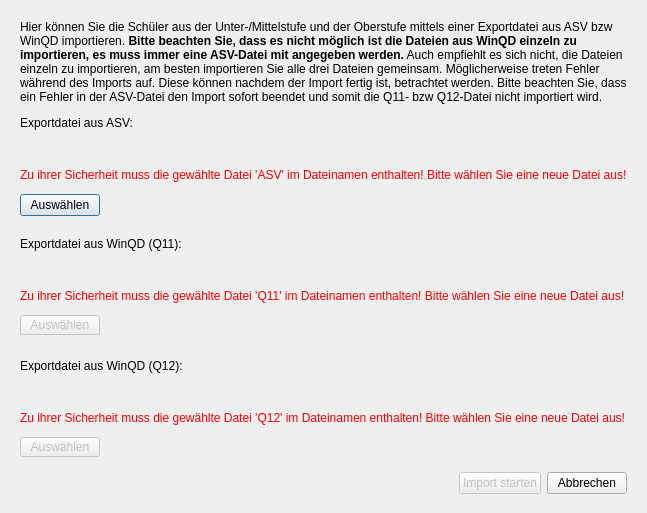
<?xml version="1.0" encoding="UTF-8"?>
<ui version="4.0">
 <class>ExcelImportDialog</class>
 <widget class="QDialog" name="ExcelImportDialog">
  <property name="geometry">
   <rect>
    <x>0</x>
    <y>0</y>
    <width>611</width>
    <height>513</height>
   </rect>
  </property>
  <property name="windowTitle">
   <string>Import</string>
  </property>
  <layout class="QVBoxLayout" name="verticalLayout_4">
   <item>
    <widget class="QStackedWidget" name="stackedWidget">
     <property name="currentIndex">
      <number>0</number>
     </property>
     <widget class="QWidget" name="startpage">
      <layout class="QVBoxLayout" name="verticalLayout_5">
       <item>
        <widget class="QLabel" name="label_info">
         <property name="sizePolicy">
          <sizepolicy hsizetype="Preferred" vsizetype="Preferred">
           <horstretch>0</horstretch>
           <verstretch>0</verstretch>
          </sizepolicy>
         </property>
         <property name="text">
          <string>&lt;html&gt;&lt;head/&gt;&lt;body&gt;&lt;p&gt;Hier können Sie die Schüler aus der Unter-/Mittelstufe und der Oberstufe mittels einer Exportdatei aus ASV bzw WinQD importieren. &lt;span style=&quot; font-weight:600;&quot;&gt;Bitte beachten Sie, dass es nicht möglich ist die Dateien aus WinQD einzeln zu importieren, es muss immer eine ASV-Datei mit angegeben werden.&lt;/span&gt; Auch empfiehlt es sich nicht, die Dateien einzeln zu importieren, am besten importieren Sie alle drei Dateien gemeinsam. Möglicherweise treten Fehler während des Imports auf. Diese können nachdem der Import fertig ist, betrachtet werden. Bitte beachten Sie, dass ein Fehler in der ASV-Datei den Import sofort beendet und somit die Q11- bzw Q12-Datei nicht importiert wird.&lt;/p&gt;&lt;/body&gt;&lt;/html&gt;</string>
         </property>
         <property name="wordWrap">
          <bool>true</bool>
         </property>
        </widget>
       </item>
       <item>
        <spacer name="verticalSpacer_4">
         <property name="orientation">
          <enum>Qt::Vertical</enum>
         </property>
         <property name="sizeHint" stdset="0">
          <size>
           <width>20</width>
           <height>40</height>
          </size>
         </property>
        </spacer>
       </item>
       <item>
        <widget class="QWidget" name="widget" native="true">
         <property name="styleSheet">
          <string notr="true"/>
         </property>
         <layout class="QVBoxLayout" name="verticalLayout_8">
          <property name="spacing">
           <number>12</number>
          </property>
          <property name="leftMargin">
           <number>0</number>
          </property>
          <property name="topMargin">
           <number>6</number>
          </property>
          <property name="rightMargin">
           <number>0</number>
          </property>
          <property name="bottomMargin">
           <number>6</number>
          </property>
          <item>
           <widget class="QLabel" name="label_asv">
            <property name="text">
             <string>Exportdatei aus ASV:</string>
            </property>
           </widget>
          </item>
          <item>
           <widget class="QLabel" name="label_asv_file">
            <property name="minimumSize">
             <size>
              <width>250</width>
              <height>0</height>
             </size>
            </property>
            <property name="text">
             <string/>
            </property>
           </widget>
          </item>
          <item>
           <widget class="QLabel" name="label_asv_warning">
            <property name="enabled">
             <bool>true</bool>
            </property>
            <property name="styleSheet">
             <string notr="true">color:red;</string>
            </property>
            <property name="text">
             <string>Zu ihrer Sicherheit muss die gewählte Datei 'ASV' im Dateinamen enthalten! Bitte wählen Sie eine neue Datei aus!</string>
            </property>
           </widget>
          </item>
          <item>
           <layout class="QHBoxLayout" name="horizontalLayout">
            <item>
             <widget class="QPushButton" name="button_select_asv_file">
              <property name="text">
               <string>Auswählen</string>
              </property>
             </widget>
            </item>
            <item>
             <spacer name="horizontalSpacer_5">
              <property name="orientation">
               <enum>Qt::Horizontal</enum>
              </property>
              <property name="sizeHint" stdset="0">
               <size>
                <width>40</width>
                <height>20</height>
               </size>
              </property>
             </spacer>
            </item>
           </layout>
          </item>
         </layout>
        </widget>
       </item>
       <item>
        <spacer name="verticalSpacer_5">
         <property name="orientation">
          <enum>Qt::Vertical</enum>
         </property>
         <property name="sizeHint" stdset="0">
          <size>
           <width>20</width>
           <height>40</height>
          </size>
         </property>
        </spacer>
       </item>
       <item>
        <widget class="QWidget" name="widget_2" native="true">
         <property name="styleSheet">
          <string notr="true"/>
         </property>
         <layout class="QVBoxLayout" name="verticalLayout_3">
          <property name="spacing">
           <number>12</number>
          </property>
          <property name="leftMargin">
           <number>0</number>
          </property>
          <property name="rightMargin">
           <number>0</number>
          </property>
          <item>
           <widget class="QLabel" name="label_q11">
            <property name="text">
             <string>Exportdatei aus WinQD (Q11):</string>
            </property>
           </widget>
          </item>
          <item>
           <widget class="QLabel" name="label_q11_file">
            <property name="minimumSize">
             <size>
              <width>250</width>
              <height>0</height>
             </size>
            </property>
            <property name="text">
             <string/>
            </property>
           </widget>
          </item>
          <item>
           <widget class="QLabel" name="label_q11_warning">
            <property name="sizePolicy">
             <sizepolicy hsizetype="Preferred" vsizetype="Expanding">
              <horstretch>0</horstretch>
              <verstretch>0</verstretch>
             </sizepolicy>
            </property>
            <property name="styleSheet">
             <string notr="true">color:red;</string>
            </property>
            <property name="text">
             <string>Zu ihrer Sicherheit muss die gewählte Datei 'Q11' im Dateinamen enthalten! Bitte wählen Sie eine neue Datei aus!</string>
            </property>
           </widget>
          </item>
          <item>
           <layout class="QHBoxLayout" name="horizontalLayout_2">
            <item>
             <widget class="QPushButton" name="button_select_q11_file">
              <property name="enabled">
               <bool>false</bool>
              </property>
              <property name="text">
               <string>Auswählen</string>
              </property>
             </widget>
            </item>
            <item>
             <spacer name="horizontalSpacer_3">
              <property name="orientation">
               <enum>Qt::Horizontal</enum>
              </property>
              <property name="sizeHint" stdset="0">
               <size>
                <width>501</width>
                <height>20</height>
               </size>
              </property>
             </spacer>
            </item>
           </layout>
          </item>
         </layout>
        </widget>
       </item>
       <item>
        <spacer name="verticalSpacer_6">
         <property name="orientation">
          <enum>Qt::Vertical</enum>
         </property>
         <property name="sizeHint" stdset="0">
          <size>
           <width>20</width>
           <height>40</height>
          </size>
         </property>
        </spacer>
       </item>
       <item>
        <widget class="QWidget" name="widget_3" native="true">
         <property name="styleSheet">
          <string notr="true"/>
         </property>
         <layout class="QVBoxLayout" name="verticalLayout_2">
          <property name="spacing">
           <number>12</number>
          </property>
          <property name="leftMargin">
           <number>0</number>
          </property>
          <property name="rightMargin">
           <number>0</number>
          </property>
          <item>
           <widget class="QLabel" name="label_q12">
            <property name="text">
             <string>Exportdatei aus WinQD (Q12):</string>
            </property>
           </widget>
          </item>
          <item>
           <widget class="QLabel" name="label_q12_file">
            <property name="minimumSize">
             <size>
              <width>250</width>
              <height>0</height>
             </size>
            </property>
            <property name="text">
             <string/>
            </property>
           </widget>
          </item>
          <item>
           <widget class="QLabel" name="label_q12_warning">
            <property name="styleSheet">
             <string notr="true">color:red;</string>
            </property>
            <property name="text">
             <string>Zu ihrer Sicherheit muss die gewählte Datei 'Q12' im Dateinamen enthalten! Bitte wählen Sie eine neue Datei aus!</string>
            </property>
           </widget>
          </item>
          <item>
           <layout class="QHBoxLayout" name="horizontalLayout_3">
            <item>
             <widget class="QPushButton" name="button_select_q12_file">
              <property name="enabled">
               <bool>false</bool>
              </property>
              <property name="text">
               <string>Auswählen</string>
              </property>
             </widget>
            </item>
            <item>
             <spacer name="horizontalSpacer_4">
              <property name="orientation">
               <enum>Qt::Horizontal</enum>
              </property>
              <property name="sizeHint" stdset="0">
               <size>
                <width>40</width>
                <height>20</height>
               </size>
              </property>
             </spacer>
            </item>
           </layout>
          </item>
         </layout>
        </widget>
       </item>
       <item>
        <spacer name="verticalSpacer_7">
         <property name="orientation">
          <enum>Qt::Vertical</enum>
         </property>
         <property name="sizeHint" stdset="0">
          <size>
           <width>20</width>
           <height>40</height>
          </size>
         </property>
        </spacer>
       </item>
       <item>
        <layout class="QHBoxLayout" name="horizontalLayout_4">
         <item>
          <spacer name="horizontalSpacer">
           <property name="orientation">
            <enum>Qt::Horizontal</enum>
           </property>
           <property name="sizeHint" stdset="0">
            <size>
             <width>40</width>
             <height>20</height>
            </size>
           </property>
          </spacer>
         </item>
         <item>
          <widget class="QPushButton" name="button_start_import">
           <property name="enabled">
            <bool>false</bool>
           </property>
           <property name="text">
            <string>Import starten</string>
           </property>
          </widget>
         </item>
         <item>
          <widget class="QPushButton" name="button_cancel">
           <property name="text">
            <string>Abbrechen</string>
           </property>
          </widget>
         </item>
        </layout>
       </item>
      </layout>
     </widget>
     <widget class="QWidget" name="progresspage">
      <layout class="QVBoxLayout" name="verticalLayout_6">
       <item>
        <spacer name="verticalSpacer_3">
         <property name="orientation">
          <enum>Qt::Vertical</enum>
         </property>
         <property name="sizeHint" stdset="0">
          <size>
           <width>20</width>
           <height>40</height>
          </size>
         </property>
        </spacer>
       </item>
       <item>
        <widget class="QLabel" name="label">
         <property name="text">
          <string>Die Dateien werden importiert.</string>
         </property>
        </widget>
       </item>
       <item>
        <widget class="QLabel" name="label_2">
         <property name="text">
          <string>Dies dauert einen Moment. Bitte warten...</string>
         </property>
        </widget>
       </item>
       <item>
        <spacer name="verticalSpacer_2">
         <property name="orientation">
          <enum>Qt::Vertical</enum>
         </property>
         <property name="sizeType">
          <enum>QSizePolicy::Maximum</enum>
         </property>
         <property name="sizeHint" stdset="0">
          <size>
           <width>20</width>
           <height>40</height>
          </size>
         </property>
        </spacer>
       </item>
       <item>
        <widget class="QProgressBar" name="progressbar">
         <property name="value">
          <number>0</number>
         </property>
        </widget>
       </item>
       <item>
        <widget class="QLabel" name="label_status">
         <property name="text">
          <string>Status</string>
         </property>
        </widget>
       </item>
       <item>
        <spacer name="verticalSpacer">
         <property name="orientation">
          <enum>Qt::Vertical</enum>
         </property>
         <property name="sizeHint" stdset="0">
          <size>
           <width>20</width>
           <height>20</height>
          </size>
         </property>
        </spacer>
       </item>
       <item>
        <widget class="QWidget" name="widget_4" native="true">
         <layout class="QHBoxLayout" name="horizontalLayout_6">
          <item>
           <spacer name="horizontalSpacer_6">
            <property name="orientation">
             <enum>Qt::Horizontal</enum>
            </property>
            <property name="sizeHint" stdset="0">
             <size>
              <width>40</width>
              <height>20</height>
             </size>
            </property>
           </spacer>
          </item>
          <item>
           <widget class="QPushButton" name="button_show_error">
            <property name="enabled">
             <bool>false</bool>
            </property>
            <property name="text">
             <string>Fehler anzeigen</string>
            </property>
           </widget>
          </item>
          <item>
           <widget class="QPushButton" name="button_close_2">
            <property name="text">
             <string>Schließen</string>
            </property>
           </widget>
          </item>
         </layout>
        </widget>
       </item>
      </layout>
     </widget>
     <widget class="QWidget" name="pageerrors">
      <layout class="QVBoxLayout" name="verticalLayout_7">
       <property name="leftMargin">
        <number>0</number>
       </property>
       <property name="topMargin">
        <number>0</number>
       </property>
       <property name="rightMargin">
        <number>0</number>
       </property>
       <property name="bottomMargin">
        <number>0</number>
       </property>
       <item>
        <widget class="QWidget" name="closeWidget" native="true">
         <property name="sizePolicy">
          <sizepolicy hsizetype="Preferred" vsizetype="Fixed">
           <horstretch>0</horstretch>
           <verstretch>0</verstretch>
          </sizepolicy>
         </property>
         <layout class="QHBoxLayout" name="horizontalLayout_5">
          <item>
           <spacer name="horizontalSpacer_2">
            <property name="orientation">
             <enum>Qt::Horizontal</enum>
            </property>
            <property name="sizeHint" stdset="0">
             <size>
              <width>363</width>
              <height>20</height>
             </size>
            </property>
           </spacer>
          </item>
          <item>
           <widget class="QPushButton" name="button_close">
            <property name="text">
             <string>Schließen</string>
            </property>
           </widget>
          </item>
         </layout>
        </widget>
       </item>
      </layout>
     </widget>
    </widget>
   </item>
  </layout>
 </widget>
 <resources/>
 <connections>
  <connection>
   <sender>button_cancel</sender>
   <signal>clicked()</signal>
   <receiver>ExcelImportDialog</receiver>
   <slot>reject()</slot>
   <hints>
    <hint type="sourcelabel">
     <x>296</x>
     <y>266</y>
    </hint>
    <hint type="destinationlabel">
     <x>199</x>
     <y>149</y>
    </hint>
   </hints>
  </connection>
  <connection>
   <sender>button_start_import</sender>
   <signal>clicked()</signal>
   <receiver>ExcelImportDialog</receiver>
   <slot>button_start_import_clicked()</slot>
   <hints>
    <hint type="sourcelabel">
     <x>103</x>
     <y>266</y>
    </hint>
    <hint type="destinationlabel">
     <x>199</x>
     <y>149</y>
    </hint>
   </hints>
  </connection>
  <connection>
   <sender>button_select_asv_file</sender>
   <signal>clicked()</signal>
   <receiver>ExcelImportDialog</receiver>
   <slot>button_select_asv_file_clicked()</slot>
   <hints>
    <hint type="sourcelabel">
     <x>339</x>
     <y>110</y>
    </hint>
    <hint type="destinationlabel">
     <x>363</x>
     <y>133</y>
    </hint>
   </hints>
  </connection>
  <connection>
   <sender>button_select_q11_file</sender>
   <signal>clicked()</signal>
   <receiver>ExcelImportDialog</receiver>
   <slot>button_select_q11_file_clicked()</slot>
   <hints>
    <hint type="sourcelabel">
     <x>342</x>
     <y>165</y>
    </hint>
    <hint type="destinationlabel">
     <x>346</x>
     <y>189</y>
    </hint>
   </hints>
  </connection>
  <connection>
   <sender>button_select_q12_file</sender>
   <signal>clicked()</signal>
   <receiver>ExcelImportDialog</receiver>
   <slot>button_select_q12_file_clicked()</slot>
   <hints>
    <hint type="sourcelabel">
     <x>340</x>
     <y>223</y>
    </hint>
    <hint type="destinationlabel">
     <x>343</x>
     <y>240</y>
    </hint>
   </hints>
  </connection>
  <connection>
   <sender>button_close</sender>
   <signal>clicked()</signal>
   <receiver>ExcelImportDialog</receiver>
   <slot>accept()</slot>
   <hints>
    <hint type="sourcelabel">
     <x>199</x>
     <y>270</y>
    </hint>
    <hint type="destinationlabel">
     <x>199</x>
     <y>149</y>
    </hint>
   </hints>
  </connection>
  <connection>
   <sender>button_close_2</sender>
   <signal>clicked()</signal>
   <receiver>ExcelImportDialog</receiver>
   <slot>reject()</slot>
   <hints>
    <hint type="sourcelabel">
     <x>490</x>
     <y>413</y>
    </hint>
    <hint type="destinationlabel">
     <x>278</x>
     <y>225</y>
    </hint>
   </hints>
  </connection>
 </connections>
 <slots>
  <slot>button_select_asv_file_clicked()</slot>
  <slot>button_select_q11_file_clicked()</slot>
  <slot>button_select_q12_file_clicked()</slot>
  <slot>button_start_import_clicked()</slot>
 </slots>
</ui>
